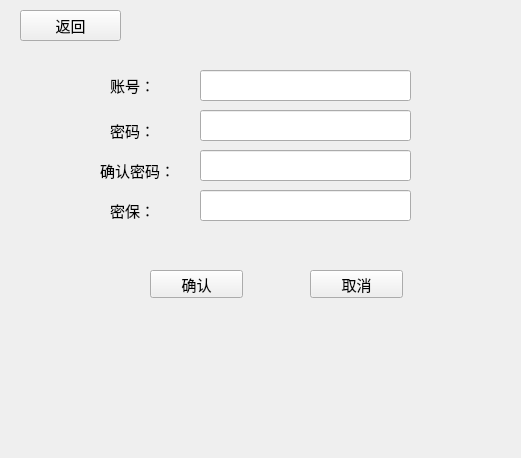
<?xml version="1.0" encoding="UTF-8"?>
<ui version="4.0">
 <class>register</class>
 <widget class="QWidget" name="register">
  <property name="geometry">
   <rect>
    <x>0</x>
    <y>0</y>
    <width>521</width>
    <height>458</height>
   </rect>
  </property>
  <property name="font">
   <font>
    <family>黑体</family>
    <pointsize>11</pointsize>
   </font>
  </property>
  <property name="windowTitle">
   <string>Form</string>
  </property>
  <widget class="QLabel" name="label">
   <property name="geometry">
    <rect>
     <x>110</x>
     <y>70</y>
     <width>72</width>
     <height>31</height>
    </rect>
   </property>
   <property name="text">
    <string>账号：</string>
   </property>
  </widget>
  <widget class="QLabel" name="label_2">
   <property name="geometry">
    <rect>
     <x>110</x>
     <y>120</y>
     <width>72</width>
     <height>21</height>
    </rect>
   </property>
   <property name="text">
    <string>密码：</string>
   </property>
  </widget>
  <widget class="QLineEdit" name="lineEdit">
   <property name="geometry">
    <rect>
     <x>200</x>
     <y>70</y>
     <width>211</width>
     <height>31</height>
    </rect>
   </property>
  </widget>
  <widget class="QLineEdit" name="lineEdit_2">
   <property name="geometry">
    <rect>
     <x>200</x>
     <y>110</y>
     <width>211</width>
     <height>31</height>
    </rect>
   </property>
  </widget>
  <widget class="QLabel" name="label_3">
   <property name="geometry">
    <rect>
     <x>100</x>
     <y>160</y>
     <width>91</width>
     <height>21</height>
    </rect>
   </property>
   <property name="text">
    <string>确认密码：</string>
   </property>
  </widget>
  <widget class="QLineEdit" name="lineEdit_3">
   <property name="geometry">
    <rect>
     <x>200</x>
     <y>150</y>
     <width>211</width>
     <height>31</height>
    </rect>
   </property>
  </widget>
  <widget class="QLabel" name="label_4">
   <property name="geometry">
    <rect>
     <x>110</x>
     <y>200</y>
     <width>72</width>
     <height>21</height>
    </rect>
   </property>
   <property name="text">
    <string>密保：</string>
   </property>
  </widget>
  <widget class="QLineEdit" name="lineEdit_4">
   <property name="geometry">
    <rect>
     <x>200</x>
     <y>190</y>
     <width>211</width>
     <height>31</height>
    </rect>
   </property>
  </widget>
  <widget class="QPushButton" name="pushButton">
   <property name="geometry">
    <rect>
     <x>150</x>
     <y>270</y>
     <width>93</width>
     <height>28</height>
    </rect>
   </property>
   <property name="text">
    <string>确认</string>
   </property>
  </widget>
  <widget class="QPushButton" name="pushButton_2">
   <property name="geometry">
    <rect>
     <x>310</x>
     <y>270</y>
     <width>93</width>
     <height>28</height>
    </rect>
   </property>
   <property name="text">
    <string>取消</string>
   </property>
  </widget>
  <widget class="QPushButton" name="pushButton_3">
   <property name="geometry">
    <rect>
     <x>20</x>
     <y>10</y>
     <width>101</width>
     <height>31</height>
    </rect>
   </property>
   <property name="text">
    <string>返回</string>
   </property>
  </widget>
 </widget>
 <resources/>
 <connections/>
</ui>
